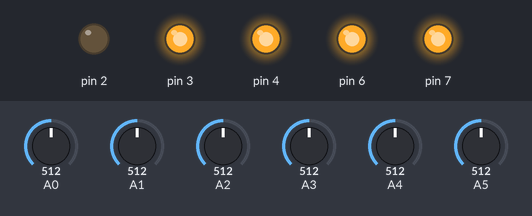
A sketch run on a simulated Arduino Nano, built with avr-gcc and run on an emulated ATmega328P. Shown: output pins drawn as LEDs (lit = HIGH). Inputs (shaded band) come from the test bench; at power-on: A0 = 512, A1 = 512, A2 = 512, A3 = 512, A4 = 512, A5 = 512. What the sketch prints to the serial monitor is not drawn.

Above: at 1.3 s.
1.4 s: A0 set to 546
2.9 s: A0 set to 566
6.0 s: A1 set to 447
At 7.3 s:
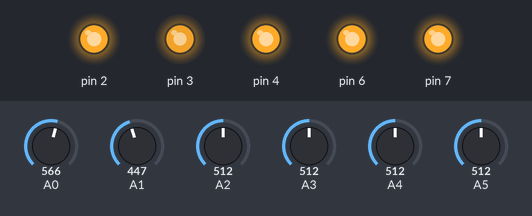
8.3 s: A1 set to 421
At 9.7 s:
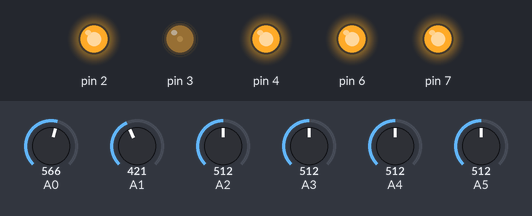
11.4 s: A2 set to 544
14.5 s: A2 set to 571
Timing chart, 0 to 17.5 s (numbered marks = the images above; inputs shaded):
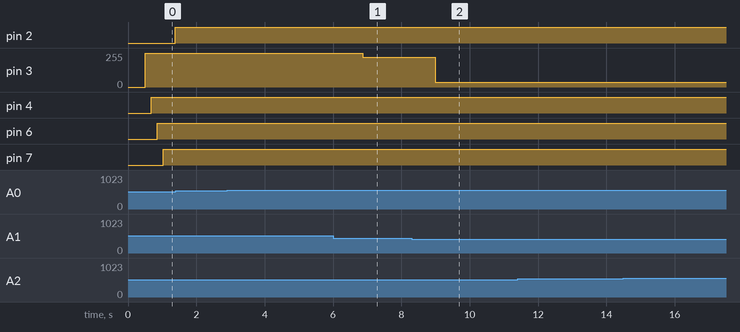

The sketch:

adastraperaspera_PID.ino
```cpp
#include <Arduino.h>
#define pb push_back

enum State {
  LIFT,
  RETRACT,
  IDLE
};

#define controlPin A7
double setPoint = 30.0;

class Driver {
public:
  int in1, in2, ena, in3, in4, enb;
   int id;
  Driver(int in1, int in2, int ena, int in3, int in4, int enb, int id) {
    this->in1 = in1;
    this->in2 = in2;
    this->ena = ena;
    this->in3 = in3;
    this->in4 = in4;
    this->enb = enb;
    this->id = id;
    pinMode(in1, OUTPUT);
    pinMode(in2, OUTPUT);
    pinMode(ena, OUTPUT);
    pinMode(in3, OUTPUT);
    pinMode(in4, OUTPUT);
    pinMode(enb, OUTPUT);
    // Serial.println("Driver initialized and pin modes set");
  }
};

const int maxPos = 73.8;
const int minPos = 0.0;
const int tolerance = 0.1;

class Actuator {
public:
  int IN1, IN2, ENA;
  Driver* driver;
  int potPin;
  State state;
  int outNum;

  Actuator(Driver* driver, int potPin, int outNum) {
    if (driver == NULL) {
      Serial.println("Driver cannot be null");
      return;
    }
    this->driver = driver;
    this->potPin = potPin;
    if (outNum == 1 || outNum == 2) {
      this->outNum = outNum;
    } else {
      Serial.println("Invalid OUT number. Must be 1 or 2");
      return;
    }
    this->IN1 = outNum == 1 ? driver->in1 : driver->in3;
    this->IN2 = outNum == 1 ? driver->in2 : driver->in4;
    this->ENA = outNum == 1 ? driver->ena : driver->enb;

    int xyi = analogRead(potPin);
    float distance = map(xyi, 0, 1023, 0, 7380) / 100.0;
    if (distance > 10) {
      state = RETRACT;
    }else{
      state = LIFT;
    }
    Serial.print("Setup done for actuator at pin ");
    Serial.println(potPin);
  }
};
// class Trajectory{
//   public:
//     vector<double> points;
//     void addPoint(double point){
//       points.pb(point);
//     }

// };


class PIDFController{
    public:
    double kp, ki, kd, kf;
    double setpoint;
    double error;
    double prevError;
    double prevTime;
    double totalError;
    double measuredValue;
    double period;

    PIDFController(double kp, double ki, double kd, double kf){
        this->kp = kp;
        this->ki = ki;
        this->kd = kd;
        this->kf = kf;
        this->prevTime = 0;
        this->totalError = 0;
        this->prevError = 0;
        this->period = 0;
        this->measuredValue = 0;
    }

    PIDFController(double kp){
        this->kp = kp;
        this->ki = 0;
        this->kd = 0;
        this->kf = 0;
        this->prevTime = 0;
        this->totalError = 0;
        this->prevError = 0;
        this->period = 0;
        this->measuredValue = 0;
    }

    double setSetpoint(double setpoint){
        this->setpoint = setpoint;
    }

    double setPIDF(double kp, double ki, double kd, double kf){
        this->kp = kp;
        this->ki = ki;
        this->kd = kd;
        this->kf = kf;
    }

    double calculate(double curDistance, double setDistance){
        if(setDistance > maxPos){
            setDistance = maxPos;
        }
        if(setDistance < minPos){
            setDistance = minPos;
        }
        prevError = error;
        double curTime = millis();
        if(this->prevTime == 0.0){
            this->prevTime = curTime;
        }
        this->period = curTime - this->prevTime;
        this->prevTime = curTime;
        this->measuredValue = curDistance;
        this->error = setDistance - curDistance;
        this->totalError += error;

        double p = this->kp * this->error;
        double i = this->ki * this->totalError;
        double d = this->kd * (this->error - this->prevError) / this->period;
        double f = this->kf * setDistance;

        return p + i + d + f;
    }

};

void showTelemetry(int driverId, int actuatorId, int sensorValue, float distance, bool upreached, bool minreached, State state, double power, double target) {
    Serial.print("Driver ID: ");
    Serial.print(driverId);
    Serial.print(". ");
  Serial.print("Actuator ID: ");
  Serial.print(actuatorId);
  Serial.print(". Sensor Value: ");
  Serial.print(sensorValue);
  Serial.print(" -> Distance: ");
  Serial.print(distance);
  Serial.print(" mm. ");
  Serial.print(" Uplim reached? ");
  Serial.print(upreached);
  Serial.print(" Minlim reached? ");
  Serial.print(minreached);
  Serial.print(" State? ");
  switch (state) {
    case LIFT:
      Serial.print("LIFT. ");
      break;
    case RETRACT:
      Serial.print("RETRACT. ");
      break;
    case IDLE:
      Serial.println("IDLE. ");
      break;
  }
    Serial.print("Power: ");
    Serial.print(power);
    Serial.print(" Target: ");
    Serial.print(target);
    Serial.print(" Error: ");
    Serial.print(target - distance);
    Serial.println(" mm.");
}


void updateActuator(Actuator* actuator, PIDFController* pidf, double setPoint){
  int in1 = actuator->IN1;
  int in2 = actuator->IN2;
  int ena = actuator->ENA;
  int potPin = actuator->potPin;
  int sensorValue = analogRead(actuator->potPin);
  float distance = map(sensorValue, 0, 1023, 0, 7380) / 100.0;
  //
  double dist = analogRead(actuator->potPin);
  dist = map(dist, 0, 1023, 0, 7380) / 100.0;
  double power = pidf->calculate(dist, setPoint);
  power = constrain(power, -255, 255);
  //
  bool upLimReached = (abs(maxPos - distance) <= tolerance);
  bool lowLimReached = (abs(minPos - distance) <= tolerance);
  bool targetReached = (abs(pidf->setpoint - distance) <= tolerance);
   if(!targetReached && actuator->state == IDLE){
     actuator->state = pidf->setpoint > distance ? LIFT : RETRACT;
   }
   if(power > 0){
        actuator->state = LIFT;
   }else if(power < 0){
        actuator->state = RETRACT;
   }else{
        actuator->state = IDLE;
   }
   showTelemetry(actuator->driver->id, actuator->outNum, sensorValue, distance, upLimReached, lowLimReached, actuator->state, power, setPoint);

  //  graphPID(setPoint, distance);

   switch(actuator->state){
    case LIFT:
      digitalWrite(in1, LOW);
      digitalWrite(in2, HIGH);
      analogWrite(ena, abs(power));
      if(targetReached){
        actuator->state = IDLE;
      }
      break;
    case RETRACT:
      digitalWrite(in1, HIGH);
      digitalWrite(in2, LOW);
      analogWrite(ena, abs(power));
      if(targetReached){
        actuator->state = IDLE;
      }
      break;
    case IDLE:
      // Implement any IDLE state behavior if needed
      // Serial.print("Actuator at pin ");
      //   Serial.print(potPin);
      //   Serial.println(" is now IDLE");
      break;
   }
}

// void updateActuatorByTrajectory(Actuator* actuator, Trajectory traj){

// }
// void moveActuatorToPoint(Actuator* actuator, double setPoint){
//   double dist = analogRead(actuator->potPin);
//   dist = map(dist, 0, 1023, 0, 7380) / 100.0;
//   double power = pidf->calculate(dist, setPoint);
//   power = constrain(power, -255, 255);
//   updateActuator(actuator, pidf, power);
// }

Driver* driver1;
Driver* driver2;
Driver* driver3;
Actuator* actuator1;
Actuator* actuator2;
Actuator* actuator3;
Actuator* actuator4;
Actuator* actuator5;
Actuator* actuator6;

PIDFController* pidf;

void setup() {
  Serial.begin(9600);
  // driver1 = new Driver(9, 10, 8, 40, 42, 44, 1);  // Pins for driver 1 // a0, a5
  driver1 = new Driver(43,41,2, 34, 32, 7, 1);
  driver2 = new Driver(42, 40, 3, 37, 39, 6, 2); // Pins for driver 2 // a4, a1
  driver3 = new Driver(38,36, 4,44,45,46, 3);

  actuator1 = new Actuator(driver1, A0, 1);
  actuator2 = new Actuator(driver1, A3, 2);
  actuator3 = new Actuator(driver2, A1, 1);
  actuator4 = new Actuator(driver2, A4, 2);
  actuator5 = new Actuator(driver3, A2, 1);
  actuator6 = new Actuator(driver3, A5, 2); // Added actuator3 for driver2

  // actuator3_pidf = new PIDFController(58, 0, 3.5, 0);
  // actuator3_pidf = new PIDFController(52, 0.00001, 5, 0.0);
  pidf = new PIDFController(100, 0, 0, 0);
}


double sp;
double pv;

void graphPID(double x, double y){
    sp = x;
    pv = y;
}


void readControlPin(){
    double val = analogRead(controlPin);
    setPoint = map(val, 0, 1023, 0, 7380) / 100.0;
}


void loop() {

//   updateActuator(actuator1);
//   updateActuator(actuator2);
//   updateActuator(actuator3);
//   updateActuator(actuator4);
//   updateActuator(actuator5);
//   updateActuator(actuator6);
    // readControlPin();

    // double dist = analogRead(actuator1->potPin);
    // dist = map(dist, 0, 1023, 0, 7380) / 100.0;
    // double power = pidf->calculate(dist, setPoint);
    // power = constrain(power, -255, 255);
    // updateActuator(actuator1, pidf, power);
  updateActuator(actuator1, pidf, setPoint);
  updateActuator(actuator3, pidf, setPoint);
  updateActuator(actuator5, pidf, setPoint);
  updateActuator(actuator4, pidf, setPoint);
  updateActuator(actuator2, pidf, setPoint);
  updateActuator(actuator6, pidf, setPoint);
  // returnActuatorToZero(actuator1);
    //  graphPID(dist, setPoint);
    // Serial.print("SP: ");
    // Serial.print(setPoint);
    // Serial.print("\t");
    // Serial.print("PV: ");
    // Serial.println(dist);
}

void returnActuatorToZero(Actuator* actuator){
    int in1 = actuator->IN1;
    int in2 = actuator->IN2;
    int ena = actuator->ENA;
    digitalWrite(in1, HIGH);
    digitalWrite(in2, LOW);
    analogWrite(ena, 255);
}

void justMoveItToSetTarget(Actuator* actuator, double target){
    int in1 = actuator->IN1;
    int in2 = actuator->IN2;
    int ena = actuator->ENA;
    double distance = analogRead(actuator->potPin);
    distance = map(distance, 0, 1023, 0, 7380) / 100.0;
    // showTelemetry(actuator->driver->id, actuator->outNum, analogRead(actuator->potPin), distance, false, false, actuator->state, 255, target);
    if(!(abs(distance - target) <= tolerance)){
        if(target > distance){
            digitalWrite(in1, LOW);
            digitalWrite(in2, HIGH);
            analogWrite(ena, 255);
        }else{
            digitalWrite(in1, HIGH);
            digitalWrite(in2, LOW);
            analogWrite(ena, 255);
        }
    }else{
        analogWrite(ena, 0);
    }
}
//Current workflow:

//worked witgh actuator 1, 2
//workes for 1,2,3 SOLO
//worekd FOR 1,2,3 MULTI !!!!!!!!!!!!!! lessgooooo
//worked for 4 SOLO
//worked for 1,2,3,4 MULTI !!!!!!!!!!!!
//worked for 5 SOLO
//worked for 6 solo
//worked for 1,2,3,4,5,6 MULTI!!!!!
//DONE
```

Measured:
- the behaviour switches between 430 and 429 on A1 (found by bisection; images 1 and 2)
- after the input at 1.4 s, every drawn part: stays the same
- after the input at 2.9 s, every drawn part: stays the same
- after the input at 6.0 s, pin 3: 255/255 → 224/255 after 0.87 s
- after the input at 8.3 s, pin 3: 224/255 → 37/255 after 0.69 s
- after the input at 11.4 s, every drawn part: stays the same
- after the input at 14.5 s, every drawn part: stays the same
